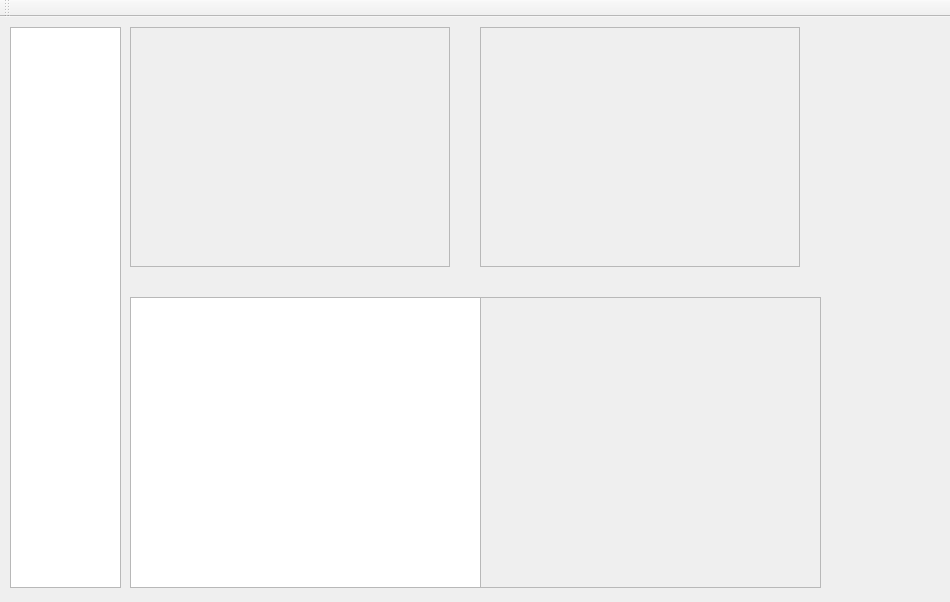
<?xml version="1.0" encoding="UTF-8"?>
<ui version="4.0">
 <class>Demo</class>
 <widget class="QMainWindow" name="Demo">
  <property name="geometry">
   <rect>
    <x>0</x>
    <y>0</y>
    <width>950</width>
    <height>602</height>
   </rect>
  </property>
  <property name="minimumSize">
   <size>
    <width>800</width>
    <height>600</height>
   </size>
  </property>
  <property name="windowTitle">
   <string>Demo</string>
  </property>
  <widget class="QWidget" name="centralWidget">
   <widget class="QFrame" name="frame_2">
    <property name="geometry">
     <rect>
      <x>480</x>
      <y>10</y>
      <width>320</width>
      <height>240</height>
     </rect>
    </property>
    <property name="minimumSize">
     <size>
      <width>320</width>
      <height>240</height>
     </size>
    </property>
    <property name="frameShape">
     <enum>QFrame::StyledPanel</enum>
    </property>
    <property name="frameShadow">
     <enum>QFrame::Raised</enum>
    </property>
   </widget>
   <widget class="QFrame" name="frame_3">
    <property name="geometry">
     <rect>
      <x>480</x>
      <y>280</y>
      <width>341</width>
      <height>291</height>
     </rect>
    </property>
    <property name="minimumSize">
     <size>
      <width>320</width>
      <height>240</height>
     </size>
    </property>
    <property name="frameShape">
     <enum>QFrame::StyledPanel</enum>
    </property>
    <property name="frameShadow">
     <enum>QFrame::Raised</enum>
    </property>
   </widget>
   <widget class="QFrame" name="frame">
    <property name="geometry">
     <rect>
      <x>130</x>
      <y>10</y>
      <width>320</width>
      <height>240</height>
     </rect>
    </property>
    <property name="minimumSize">
     <size>
      <width>320</width>
      <height>240</height>
     </size>
    </property>
    <property name="frameShape">
     <enum>QFrame::StyledPanel</enum>
    </property>
    <property name="frameShadow">
     <enum>QFrame::Raised</enum>
    </property>
   </widget>
   <widget class="QTableView" name="tableView_2">
    <property name="geometry">
     <rect>
      <x>130</x>
      <y>280</y>
      <width>351</width>
      <height>291</height>
     </rect>
    </property>
    <property name="minimumSize">
     <size>
      <width>320</width>
      <height>240</height>
     </size>
    </property>
   </widget>
   <widget class="QListView" name="listView">
    <property name="geometry">
     <rect>
      <x>10</x>
      <y>10</y>
      <width>111</width>
      <height>561</height>
     </rect>
    </property>
   </widget>
   <widget class="QWidget" name="gridLayoutWidget">
    <property name="geometry">
     <rect>
      <x>690</x>
      <y>320</y>
      <width>261</width>
      <height>261</height>
     </rect>
    </property>
    <layout class="QGridLayout" name="gridLayout"/>
   </widget>
  </widget>
  <widget class="QToolBar" name="mainToolBar">
   <property name="minimumSize">
    <size>
     <width>0</width>
     <height>0</height>
    </size>
   </property>
   <attribute name="toolBarArea">
    <enum>TopToolBarArea</enum>
   </attribute>
   <attribute name="toolBarBreak">
    <bool>false</bool>
   </attribute>
  </widget>
 </widget>
 <layoutdefault spacing="6" margin="11"/>
 <resources/>
 <connections/>
</ui>
